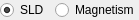
<?xml version="1.0" encoding="UTF-8"?>
<ui version="4.0">
 <class>SLDMagnetismOption</class>
 <widget class="QWidget" name="SLDMagnetismOption">
  <property name="geometry">
   <rect>
    <x>0</x>
    <y>0</y>
    <width>133</width>
    <height>20</height>
   </rect>
  </property>
  <property name="windowTitle">
   <string>Form</string>
  </property>
  <layout class="QHBoxLayout" name="horizontalLayout">
   <property name="leftMargin">
    <number>0</number>
   </property>
   <property name="topMargin">
    <number>0</number>
   </property>
   <property name="rightMargin">
    <number>0</number>
   </property>
   <property name="bottomMargin">
    <number>0</number>
   </property>
   <item>
    <widget class="QRadioButton" name="sldOption">
     <property name="text">
      <string>SLD</string>
     </property>
     <property name="checked">
      <bool>true</bool>
     </property>
    </widget>
   </item>
   <item>
    <widget class="QRadioButton" name="rbMagnetismOption">
     <property name="text">
      <string>Magnetism</string>
     </property>
    </widget>
   </item>
  </layout>
 </widget>
 <resources/>
 <connections/>
</ui>
